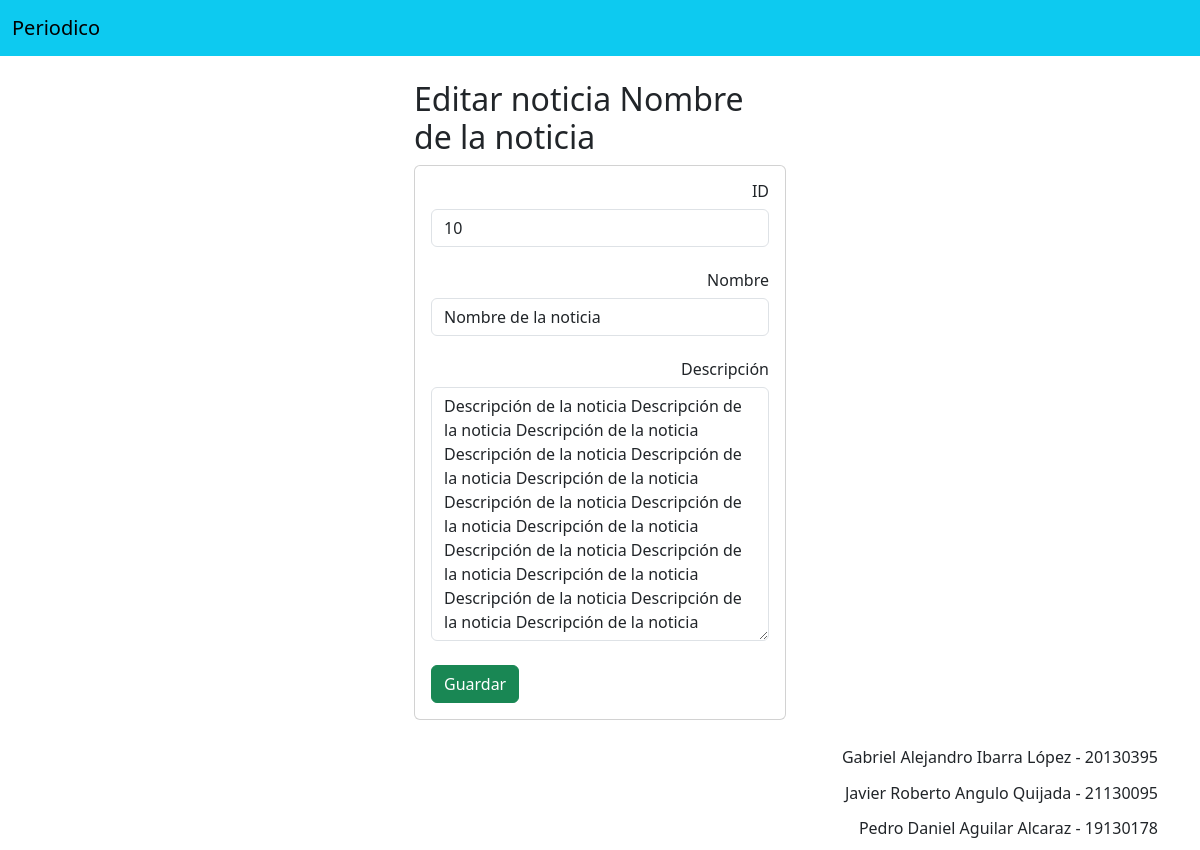
/edicionNoticia/10, run on the app's committed database.
### Noticias/models.py (models this page shows, shortened)
class Noticia(models.Model):
    id = models.AutoField(primary_key=True)
    nombre = models.CharField(max_length=50)
    descripcion = models.TextField()

### Noticias/views.py (the view)
# urls.py: path('edicionNoticia/<id>', views.edicionNoticia),
def edicionNoticia(request, id):
    noticia = Noticia.objects.get(id=id)
    return render(request, "edicionNoticia.html", {"noticia":noticia})

### Noticias/templates/edicionNoticia.html (shortened to what this page needs)
{% extends "plantilla.html" %}
{% block body %}
    <div class="col-md-4 offset-md-4">
            <h2>Editar noticia  {{ noticia.nombre }}</h2>
            <div class="card">
                <div class="card-body">
                    <form action="/editarNoticia/" method="POST">{% csrf_token %}
                        <h6>ID</h6>
                        <div class="form-group">
                            <input type="number" id="noticiaID" name="noticiaID" value="{{ noticia.id }}" class="form-control" readonly>
                        </div>
                        <br>
                        <h6>Nombre</h6>
                        <div class="form-group">
                            <input type="text" id="txtNombre" name="txtNombre" value="{{ noticia.nombre }}" class="form-control" placeholder="Nombre de la noticia">
                        </div>
                        <br>
                        <h6>Descripción</h6>
                        <textarea name="txtDescripcion" id="txtDescripcion" rows="10" cols="40" class="form-control">{{ noticia.descripcion }}</textarea>
                        <br>
                        <div class="form-group">
                            <button type="submit" class="btn btn-success btn-block text-white">Guardar</button>
                        </div>
                    </form>
                </div>
            </div>
    </div>
{% endblock %}

### Noticias/static/css/style.css (style rules this page uses)
h6 { text-align: right; }

### data on the page
Noticia: nombre "Nombre de la noticia", noticiaID "10", txtNombre "Nombre de la noticia", txtDescripcion "Descripción de la noticia Descripción de la noticia Descripción de la noticia Descripción de la noticia Descripción de la noticia Descripción de la noticia Descripción de la noticia Descripción de la noticia Descripción de la noticia Descripción de la noticia Descripción de la noticia Descripción de la noticia Descripción de la noticia Descripción de la noticia Descripción de la noticia"
